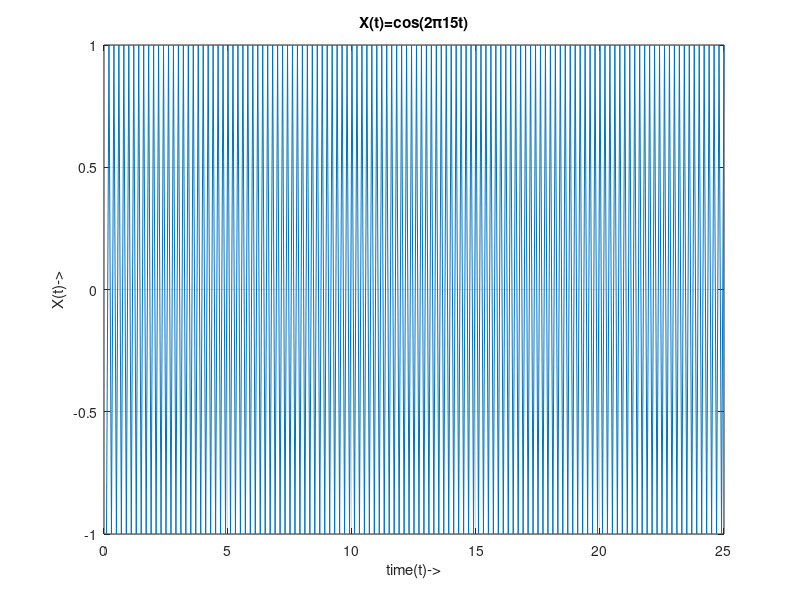

The MATLAB script that drew this image:
% Name = Mohit Akhouri
% Roll no = 19UCC023
% SSC LAB Batch D1 - Monday ( 2-5 pm )

% This code will verify the Frequency shifting property of Fourier transform

to = 25; % defining To
ts = 1/10; % defining Ts
N = to/ts; % defining range N
t = ts:ts:to; % defining range for t
fs = 1/ts; % defining frequency fs
f = linspace(-fs,fs,N); % defining frequency f
Xt = cos(2*pi*15*t); % defining pulse X(t)

figure;
% plotting signal X(t)
plot(t,Xt);
xlabel('time(t)->');
ylabel('X(t)->');
title('X(t)=cos(2\pi15t)');
grid on;



